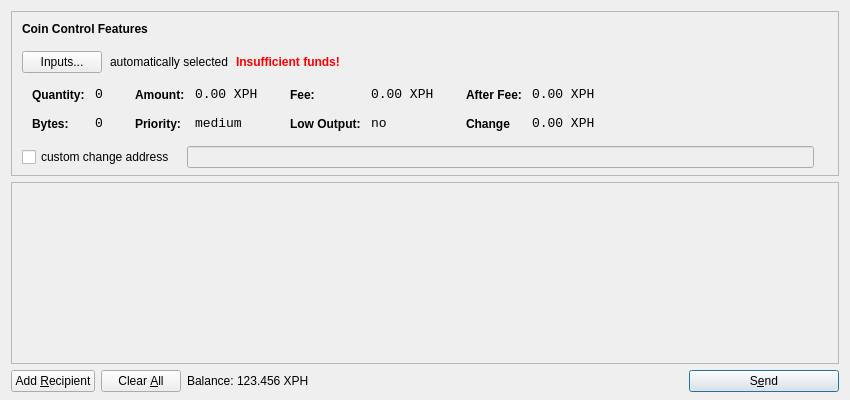
<?xml version="1.0" encoding="UTF-8"?>
<ui version="4.0">
 <class>SendCoinsDialog</class>
 <widget class="QDialog" name="SendCoinsDialog">
  <property name="geometry">
   <rect>
    <x>0</x>
    <y>0</y>
    <width>850</width>
    <height>400</height>
   </rect>
  </property>
  <property name="windowTitle">
   <string>Send Coins</string>
  </property>
  <layout class="QVBoxLayout" name="verticalLayout" stretch="0,1,0">
   <property name="bottomMargin">
    <number>8</number>
   </property>
   <item>
    <widget class="QFrame" name="frameCoinControl">
     <property name="sizePolicy">
      <sizepolicy hsizetype="Expanding" vsizetype="Expanding">
       <horstretch>0</horstretch>
       <verstretch>0</verstretch>
      </sizepolicy>
     </property>
     <property name="maximumSize">
      <size>
       <width>16777215</width>
       <height>16777215</height>
      </size>
     </property>
     <property name="frameShape">
      <enum>QFrame::StyledPanel</enum>
     </property>
     <property name="frameShadow">
      <enum>QFrame::Sunken</enum>
     </property>
     <layout class="QVBoxLayout" name="verticalLayoutCoinControl2">
      <property name="spacing">
       <number>6</number>
      </property>
      <property name="leftMargin">
       <number>0</number>
      </property>
      <property name="topMargin">
       <number>0</number>
      </property>
      <property name="rightMargin">
       <number>0</number>
      </property>
      <property name="bottomMargin">
       <number>6</number>
      </property>
      <item>
       <layout class="QVBoxLayout" name="verticalLayoutCoinControl" stretch="0,0,0,0,1">
        <property name="spacing">
         <number>0</number>
        </property>
        <property name="leftMargin">
         <number>10</number>
        </property>
        <property name="topMargin">
         <number>10</number>
        </property>
        <item>
         <layout class="QHBoxLayout" name="horizontalLayoutCoinControl1">
          <property name="bottomMargin">
           <number>15</number>
          </property>
          <item>
           <widget class="QLabel" name="labelCoinControlFeatures">
            <property name="sizePolicy">
             <sizepolicy hsizetype="Preferred" vsizetype="Maximum">
              <horstretch>0</horstretch>
              <verstretch>0</verstretch>
             </sizepolicy>
            </property>
            <property name="font">
             <font>
              <weight>75</weight>
              <bold>true</bold>
             </font>
            </property>
            <property name="styleSheet">
             <string notr="true">font-weight:bold;</string>
            </property>
            <property name="text">
             <string>Coin Control Features</string>
            </property>
           </widget>
          </item>
         </layout>
        </item>
        <item>
         <layout class="QHBoxLayout" name="horizontalLayoutCoinControl2" stretch="0,0,0,0">
          <property name="spacing">
           <number>8</number>
          </property>
          <property name="bottomMargin">
           <number>10</number>
          </property>
          <item>
           <widget class="QPushButton" name="pushButtonCoinControl">
            <property name="styleSheet">
             <string notr="true"/>
            </property>
            <property name="text">
             <string>Inputs...</string>
            </property>
           </widget>
          </item>
          <item>
           <widget class="QLabel" name="labelCoinControlAutomaticallySelected">
            <property name="text">
             <string>automatically selected</string>
            </property>
            <property name="margin">
             <number>5</number>
            </property>
           </widget>
          </item>
          <item>
           <widget class="QLabel" name="labelCoinControlInsuffFunds">
            <property name="font">
             <font>
              <weight>75</weight>
              <bold>true</bold>
             </font>
            </property>
            <property name="styleSheet">
             <string notr="true">color:red;font-weight:bold;</string>
            </property>
            <property name="text">
             <string>Insufficient funds!</string>
            </property>
            <property name="margin">
             <number>5</number>
            </property>
           </widget>
          </item>
          <item>
           <spacer name="horizontalSpacerCoinControl">
            <property name="orientation">
             <enum>Qt::Horizontal</enum>
            </property>
            <property name="sizeHint" stdset="0">
             <size>
              <width>40</width>
              <height>1</height>
             </size>
            </property>
           </spacer>
          </item>
         </layout>
        </item>
        <item>
         <widget class="QWidget" name="widgetCoinControl" native="true">
          <property name="sizePolicy">
           <sizepolicy hsizetype="Preferred" vsizetype="Preferred">
            <horstretch>0</horstretch>
            <verstretch>0</verstretch>
           </sizepolicy>
          </property>
          <property name="minimumSize">
           <size>
            <width>0</width>
            <height>0</height>
           </size>
          </property>
          <property name="styleSheet">
           <string notr="true"/>
          </property>
          <layout class="QHBoxLayout" name="horizontalLayoutCoinControl5">
           <property name="leftMargin">
            <number>0</number>
           </property>
           <property name="topMargin">
            <number>0</number>
           </property>
           <property name="rightMargin">
            <number>0</number>
           </property>
           <property name="bottomMargin">
            <number>0</number>
           </property>
           <item>
            <layout class="QHBoxLayout" name="horizontalLayoutCoinControl3" stretch="0,0,0,1">
             <property name="spacing">
              <number>20</number>
             </property>
             <property name="topMargin">
              <number>0</number>
             </property>
             <property name="bottomMargin">
              <number>10</number>
             </property>
             <item>
              <layout class="QFormLayout" name="formLayoutCoinControl1">
               <property name="horizontalSpacing">
                <number>10</number>
               </property>
               <property name="verticalSpacing">
                <number>14</number>
               </property>
               <property name="leftMargin">
                <number>10</number>
               </property>
               <property name="topMargin">
                <number>4</number>
               </property>
               <property name="rightMargin">
                <number>6</number>
               </property>
               <item row="0" column="0">
                <widget class="QLabel" name="labelCoinControlQuantityText">
                 <property name="styleSheet">
                  <string notr="true">font-weight:bold;</string>
                 </property>
                 <property name="text">
                  <string>Quantity:</string>
                 </property>
                 <property name="margin">
                  <number>0</number>
                 </property>
                </widget>
               </item>
               <item row="0" column="1">
                <widget class="QLabel" name="labelCoinControlQuantity">
                 <property name="font">
                  <font>
                   <family>Monospace</family>
                   <pointsize>10</pointsize>
                  </font>
                 </property>
                 <property name="cursor">
                  <cursorShape>IBeamCursor</cursorShape>
                 </property>
                 <property name="contextMenuPolicy">
                  <enum>Qt::ActionsContextMenu</enum>
                 </property>
                 <property name="text">
                  <string>0</string>
                 </property>
                 <property name="margin">
                  <number>0</number>
                 </property>
                 <property name="textInteractionFlags">
                  <set>Qt::LinksAccessibleByMouse|Qt::TextSelectableByKeyboard|Qt::TextSelectableByMouse</set>
                 </property>
                </widget>
               </item>
               <item row="1" column="0">
                <widget class="QLabel" name="labelCoinControlBytesText">
                 <property name="styleSheet">
                  <string notr="true">font-weight:bold;</string>
                 </property>
                 <property name="text">
                  <string>Bytes:</string>
                 </property>
                </widget>
               </item>
               <item row="1" column="1">
                <widget class="QLabel" name="labelCoinControlBytes">
                 <property name="font">
                  <font>
                   <family>Monospace</family>
                   <pointsize>10</pointsize>
                  </font>
                 </property>
                 <property name="cursor">
                  <cursorShape>IBeamCursor</cursorShape>
                 </property>
                 <property name="contextMenuPolicy">
                  <enum>Qt::ActionsContextMenu</enum>
                 </property>
                 <property name="text">
                  <string>0</string>
                 </property>
                 <property name="textInteractionFlags">
                  <set>Qt::LinksAccessibleByMouse|Qt::TextSelectableByKeyboard|Qt::TextSelectableByMouse</set>
                 </property>
                </widget>
               </item>
              </layout>
             </item>
             <item>
              <layout class="QFormLayout" name="formLayoutCoinControl2">
               <property name="horizontalSpacing">
                <number>10</number>
               </property>
               <property name="verticalSpacing">
                <number>14</number>
               </property>
               <property name="leftMargin">
                <number>6</number>
               </property>
               <property name="topMargin">
                <number>4</number>
               </property>
               <property name="rightMargin">
                <number>6</number>
               </property>
               <item row="0" column="0">
                <widget class="QLabel" name="labelCoinControlAmountText">
                 <property name="styleSheet">
                  <string notr="true">font-weight:bold;</string>
                 </property>
                 <property name="text">
                  <string>Amount:</string>
                 </property>
                 <property name="margin">
                  <number>0</number>
                 </property>
                </widget>
               </item>
               <item row="0" column="1">
                <widget class="QLabel" name="labelCoinControlAmount">
                 <property name="font">
                  <font>
                   <family>Monospace</family>
                   <pointsize>10</pointsize>
                  </font>
                 </property>
                 <property name="cursor">
                  <cursorShape>IBeamCursor</cursorShape>
                 </property>
                 <property name="contextMenuPolicy">
                  <enum>Qt::ActionsContextMenu</enum>
                 </property>
                 <property name="text">
                  <string>0.00 XPH</string>
                 </property>
                 <property name="textInteractionFlags">
                  <set>Qt::LinksAccessibleByMouse|Qt::TextSelectableByKeyboard|Qt::TextSelectableByMouse</set>
                 </property>
                </widget>
               </item>
               <item row="1" column="0">
                <widget class="QLabel" name="labelCoinControlPriorityText">
                 <property name="styleSheet">
                  <string notr="true">font-weight:bold;</string>
                 </property>
                 <property name="text">
                  <string>Priority:</string>
                 </property>
                </widget>
               </item>
               <item row="1" column="1">
                <widget class="QLabel" name="labelCoinControlPriority">
                 <property name="font">
                  <font>
                   <family>Monospace</family>
                   <pointsize>10</pointsize>
                  </font>
                 </property>
                 <property name="cursor">
                  <cursorShape>IBeamCursor</cursorShape>
                 </property>
                 <property name="contextMenuPolicy">
                  <enum>Qt::ActionsContextMenu</enum>
                 </property>
                 <property name="text">
                  <string>medium</string>
                 </property>
                 <property name="textInteractionFlags">
                  <set>Qt::LinksAccessibleByMouse|Qt::TextSelectableByKeyboard|Qt::TextSelectableByMouse</set>
                 </property>
                </widget>
               </item>
              </layout>
             </item>
             <item>
              <layout class="QFormLayout" name="formLayoutCoinControl3">
               <property name="horizontalSpacing">
                <number>10</number>
               </property>
               <property name="verticalSpacing">
                <number>14</number>
               </property>
               <property name="leftMargin">
                <number>6</number>
               </property>
               <property name="topMargin">
                <number>4</number>
               </property>
               <property name="rightMargin">
                <number>6</number>
               </property>
               <item row="0" column="0">
                <widget class="QLabel" name="labelCoinControlFeeText">
                 <property name="styleSheet">
                  <string notr="true">font-weight:bold;</string>
                 </property>
                 <property name="text">
                  <string>Fee:</string>
                 </property>
                 <property name="margin">
                  <number>0</number>
                 </property>
                </widget>
               </item>
               <item row="0" column="1">
                <widget class="QLabel" name="labelCoinControlFee">
                 <property name="font">
                  <font>
                   <family>Monospace</family>
                   <pointsize>10</pointsize>
                  </font>
                 </property>
                 <property name="cursor">
                  <cursorShape>IBeamCursor</cursorShape>
                 </property>
                 <property name="contextMenuPolicy">
                  <enum>Qt::ActionsContextMenu</enum>
                 </property>
                 <property name="text">
                  <string>0.00 XPH</string>
                 </property>
                 <property name="textInteractionFlags">
                  <set>Qt::LinksAccessibleByMouse|Qt::TextSelectableByKeyboard|Qt::TextSelectableByMouse</set>
                 </property>
                </widget>
               </item>
               <item row="1" column="0">
                <widget class="QLabel" name="labelCoinControlLowOutputText">
                 <property name="styleSheet">
                  <string notr="true">font-weight:bold;</string>
                 </property>
                 <property name="text">
                  <string>Low Output:</string>
                 </property>
                </widget>
               </item>
               <item row="1" column="1">
                <widget class="QLabel" name="labelCoinControlLowOutput">
                 <property name="font">
                  <font>
                   <family>Monospace</family>
                   <pointsize>10</pointsize>
                  </font>
                 </property>
                 <property name="cursor">
                  <cursorShape>IBeamCursor</cursorShape>
                 </property>
                 <property name="contextMenuPolicy">
                  <enum>Qt::ActionsContextMenu</enum>
                 </property>
                 <property name="text">
                  <string>no</string>
                 </property>
                 <property name="textInteractionFlags">
                  <set>Qt::LinksAccessibleByMouse|Qt::TextSelectableByKeyboard|Qt::TextSelectableByMouse</set>
                 </property>
                </widget>
               </item>
              </layout>
             </item>
             <item>
              <layout class="QFormLayout" name="formLayoutCoinControl4">
               <property name="horizontalSpacing">
                <number>10</number>
               </property>
               <property name="verticalSpacing">
                <number>14</number>
               </property>
               <property name="leftMargin">
                <number>6</number>
               </property>
               <property name="topMargin">
                <number>4</number>
               </property>
               <property name="rightMargin">
                <number>6</number>
               </property>
               <item row="0" column="0">
                <widget class="QLabel" name="labelCoinControlAfterFeeText">
                 <property name="styleSheet">
                  <string notr="true">font-weight:bold;</string>
                 </property>
                 <property name="text">
                  <string>After Fee:</string>
                 </property>
                 <property name="margin">
                  <number>0</number>
                 </property>
                </widget>
               </item>
               <item row="0" column="1">
                <widget class="QLabel" name="labelCoinControlAfterFee">
                 <property name="font">
                  <font>
                   <family>Monospace</family>
                   <pointsize>10</pointsize>
                  </font>
                 </property>
                 <property name="cursor">
                  <cursorShape>IBeamCursor</cursorShape>
                 </property>
                 <property name="contextMenuPolicy">
                  <enum>Qt::ActionsContextMenu</enum>
                 </property>
                 <property name="text">
                  <string>0.00 XPH</string>
                 </property>
                 <property name="textInteractionFlags">
                  <set>Qt::LinksAccessibleByMouse|Qt::TextSelectableByKeyboard|Qt::TextSelectableByMouse</set>
                 </property>
                </widget>
               </item>
               <item row="1" column="0">
                <widget class="QLabel" name="labelCoinControlChangeText">
                 <property name="styleSheet">
                  <string notr="true">font-weight:bold;</string>
                 </property>
                 <property name="text">
                  <string>Change</string>
                 </property>
                </widget>
               </item>
               <item row="1" column="1">
                <widget class="QLabel" name="labelCoinControlChange">
                 <property name="font">
                  <font>
                   <family>Monospace</family>
                   <pointsize>10</pointsize>
                  </font>
                 </property>
                 <property name="cursor">
                  <cursorShape>IBeamCursor</cursorShape>
                 </property>
                 <property name="contextMenuPolicy">
                  <enum>Qt::ActionsContextMenu</enum>
                 </property>
                 <property name="text">
                  <string>0.00 XPH</string>
                 </property>
                 <property name="textInteractionFlags">
                  <set>Qt::LinksAccessibleByMouse|Qt::TextSelectableByKeyboard|Qt::TextSelectableByMouse</set>
                 </property>
                </widget>
               </item>
              </layout>
             </item>
            </layout>
           </item>
          </layout>
         </widget>
        </item>
        <item>
         <layout class="QHBoxLayout" name="horizontalLayoutCoinControl4" stretch="0,0,0">
          <property name="spacing">
           <number>12</number>
          </property>
          <property name="sizeConstraint">
           <enum>QLayout::SetDefaultConstraint</enum>
          </property>
          <property name="topMargin">
           <number>5</number>
          </property>
          <property name="rightMargin">
           <number>5</number>
          </property>
          <item>
           <widget class="QCheckBox" name="checkBoxCoinControlChange">
            <property name="text">
             <string>custom change address</string>
            </property>
           </widget>
          </item>
          <item>
           <widget class="QValidatedLineEdit" name="lineEditCoinControlChange">
            <property name="enabled">
             <bool>false</bool>
            </property>
            <property name="sizePolicy">
             <sizepolicy hsizetype="Expanding" vsizetype="Fixed">
              <horstretch>0</horstretch>
              <verstretch>0</verstretch>
             </sizepolicy>
            </property>
           </widget>
          </item>
          <item>
           <widget class="QLabel" name="labelCoinControlChangeLabel">
            <property name="sizePolicy">
             <sizepolicy hsizetype="Preferred" vsizetype="Expanding">
              <horstretch>0</horstretch>
              <verstretch>0</verstretch>
             </sizepolicy>
            </property>
            <property name="minimumSize">
             <size>
              <width>0</width>
              <height>0</height>
             </size>
            </property>
            <property name="text">
             <string/>
            </property>
            <property name="margin">
             <number>3</number>
            </property>
           </widget>
          </item>
         </layout>
        </item>
        <item>
         <spacer name="verticalSpacerCoinControl">
          <property name="orientation">
           <enum>Qt::Vertical</enum>
          </property>
          <property name="sizeHint" stdset="0">
           <size>
            <width>800</width>
            <height>1</height>
           </size>
          </property>
         </spacer>
        </item>
       </layout>
      </item>
     </layout>
    </widget>
   </item>
   <item>
    <widget class="QScrollArea" name="scrollArea">
     <property name="widgetResizable">
      <bool>true</bool>
     </property>
     <widget class="QWidget" name="scrollAreaWidgetContents">
      <property name="geometry">
       <rect>
        <x>0</x>
        <y>0</y>
        <width>830</width>
        <height>145</height>
       </rect>
      </property>
      <layout class="QVBoxLayout" name="verticalLayout_2">
       <property name="leftMargin">
        <number>0</number>
       </property>
       <property name="topMargin">
        <number>0</number>
       </property>
       <property name="rightMargin">
        <number>0</number>
       </property>
       <property name="bottomMargin">
        <number>0</number>
       </property>
       <item>
        <layout class="QVBoxLayout" name="entries">
         <property name="spacing">
          <number>6</number>
         </property>
        </layout>
       </item>
       <item>
        <spacer name="verticalSpacer">
         <property name="orientation">
          <enum>Qt::Vertical</enum>
         </property>
         <property name="sizeHint" stdset="0">
          <size>
           <width>20</width>
           <height>40</height>
          </size>
         </property>
        </spacer>
       </item>
      </layout>
     </widget>
    </widget>
   </item>
   <item>
    <layout class="QHBoxLayout" name="horizontalLayout">
     <item>
      <widget class="QPushButton" name="addButton">
       <property name="toolTip">
        <string>Send to multiple recipients at once</string>
       </property>
       <property name="text">
        <string>Add &amp;Recipient</string>
       </property>
       <property name="autoDefault">
        <bool>false</bool>
       </property>
      </widget>
     </item>
     <item>
      <widget class="QPushButton" name="clearButton">
       <property name="sizePolicy">
        <sizepolicy hsizetype="Minimum" vsizetype="Fixed">
         <horstretch>0</horstretch>
         <verstretch>0</verstretch>
        </sizepolicy>
       </property>
       <property name="toolTip">
        <string>Remove all transaction fields</string>
       </property>
       <property name="text">
        <string>Clear &amp;All</string>
       </property>
       <property name="autoRepeatDelay">
        <number>300</number>
       </property>
       <property name="autoDefault">
        <bool>false</bool>
       </property>
      </widget>
     </item>
     <item>
      <layout class="QHBoxLayout" name="horizontalLayout_2">
       <property name="spacing">
        <number>3</number>
       </property>
       <item>
        <widget class="QLabel" name="label">
         <property name="sizePolicy">
          <sizepolicy hsizetype="Preferred" vsizetype="Fixed">
           <horstretch>0</horstretch>
           <verstretch>0</verstretch>
          </sizepolicy>
         </property>
         <property name="text">
          <string>Balance:</string>
         </property>
        </widget>
       </item>
       <item>
        <widget class="QLabel" name="labelBalance">
         <property name="sizePolicy">
          <sizepolicy hsizetype="Preferred" vsizetype="Fixed">
           <horstretch>0</horstretch>
           <verstretch>0</verstretch>
          </sizepolicy>
         </property>
         <property name="cursor">
          <cursorShape>IBeamCursor</cursorShape>
         </property>
         <property name="text">
          <string>123.456 XPH</string>
         </property>
         <property name="textInteractionFlags">
          <set>Qt::LinksAccessibleByMouse|Qt::TextSelectableByKeyboard|Qt::TextSelectableByMouse</set>
         </property>
        </widget>
       </item>
      </layout>
     </item>
     <item>
      <spacer name="horizontalSpacer">
       <property name="orientation">
        <enum>Qt::Horizontal</enum>
       </property>
       <property name="sizeHint" stdset="0">
        <size>
         <width>40</width>
         <height>20</height>
        </size>
       </property>
      </spacer>
     </item>
     <item>
      <widget class="QPushButton" name="sendButton">
       <property name="minimumSize">
        <size>
         <width>150</width>
         <height>0</height>
        </size>
       </property>
       <property name="toolTip">
        <string>Confirm the send action</string>
       </property>
       <property name="text">
        <string>S&amp;end</string>
       </property>
       <property name="icon">
        <iconset resource="../bitcoin.qrc">
         <normaloff>:/icons/send</normaloff>:/icons/send</iconset>
       </property>
       <property name="default">
        <bool>true</bool>
       </property>
      </widget>
     </item>
    </layout>
   </item>
  </layout>
 </widget>
 <customwidgets>
  <customwidget>
   <class>QValidatedLineEdit</class>
   <extends>QLineEdit</extends>
   <header>qvalidatedlineedit.h</header>
  </customwidget>
 </customwidgets>
 <resources>
  <include location="../bitcoin.qrc"/>
 </resources>
 <connections/>
</ui>
